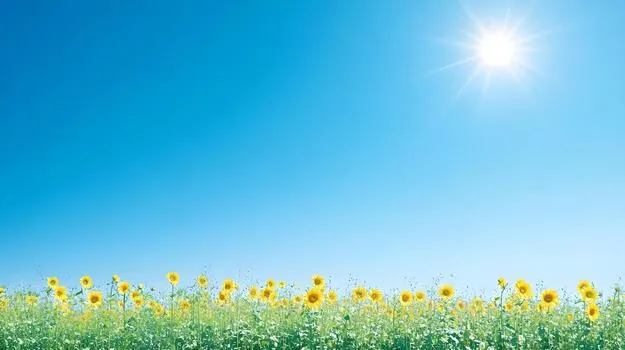
#> input picture ADAS-Headlight-Detection-/ADAS-Headlight-Detection/sample/day.jpg, 625 x 350 px
$ python headlight_detection.py
#> lines starting #> are read from the running program, lines starting #| are printed output that depends on the picture; after the words box and inside, x2 and y2 are one past the last pixel; in counts of white or black regions, pixels touching at a corner belong together
import cv2
import numpy as np
from pathlib import Path

# ------------------------------------------------------------
# ADAS Headlight Detection - simple OpenCV version
# Works without TensorFlow.
# ------------------------------------------------------------

PROJECT_DIR = Path(__file__).resolve().parent
IMAGE_PATH = PROJECT_DIR / "sample" / "day.jpg"
RESULT_PATH = PROJECT_DIR / "sample" / "headlight_result.jpg"

image = cv2.imread(str(IMAGE_PATH))
#> image is the input picture: shape (350, 625, 3); mean B, G, R 213.5, 189.6, 103.5

if image is None:
    print("ERROR: Could not read:", IMAGE_PATH)
    print("Make sure sample/day.jpg exists.")
    raise SystemExit(1)

print("Image loaded:", IMAGE_PATH)

# Convert to grayscale and calculate average brightness.
gray = cv2.cvtColor(image, cv2.COLOR_BGR2GRAY)
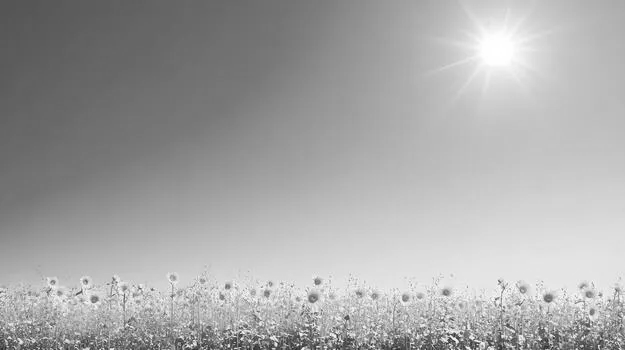
#> gray: shape (350, 625); min 36, max 255, mean 166.6
brightness = float(np.mean(gray))
#> brightness = 166.6

print(f"Ambient brightness: {brightness:.2f}")
#| Ambient brightness: 166.61

# Find very bright regions.
_, bright = cv2.threshold(gray, 200, 255, cv2.THRESH_BINARY)
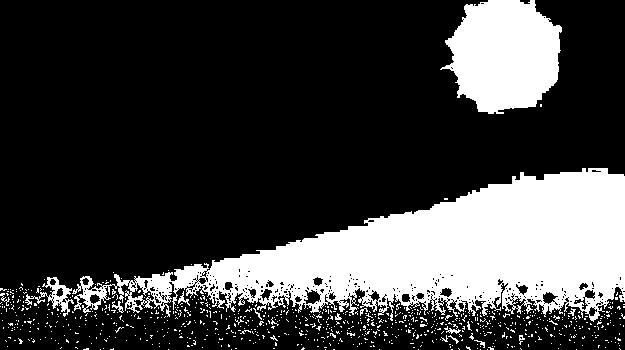
#> bright: shape (350, 625); 24.6% white; 842 white regions (827 under 20 px), largest, box (x1, y1, x2, y2) and area: (72, 168, 625, 322) 40397, (440, 0, 562, 114) 10084, (25, 277, 74, 317) 529

# Remove tiny noise.
kernel = np.ones((3, 3), np.uint8)
bright = cv2.morphologyEx(bright, cv2.MORPH_OPEN, kernel)
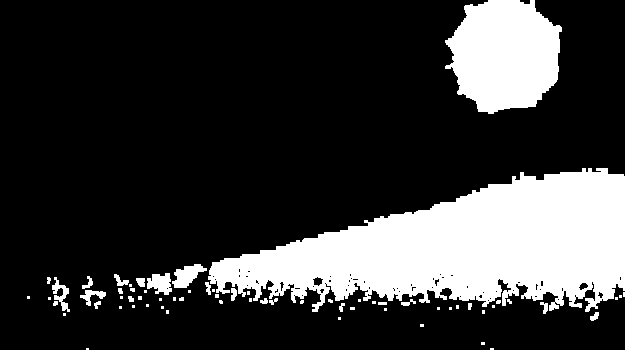
#> bright: shape (350, 625); 21.8% white; 67 white regions (43 under 20 px)

contours, _ = cv2.findContours(
    bright, cv2.RETR_EXTERNAL, cv2.CHAIN_APPROX_SIMPLE
)
#> contours = 67 contours, 50 with area under 20; largest, box (x1, y1, x2, y2) and area: (208, 168, 625, 312) 34559, (445, 0, 562, 114) 9799, (172, 264, 207, 288) 408, (147, 273, 172, 295) 328, (52, 277, 70, 312) 188

count = 0
for contour in contours:
    area = cv2.contourArea(contour)
    if area < 20:
        continue

    x, y, w, h = cv2.boundingRect(contour)

    # Ignore very large regions such as a large portion of the sky.
    if w * h > image.shape[0] * image.shape[1] * 0.15:
        continue

    count += 1
    cv2.rectangle(image, (x, y), (x + w, y + h), (0, 255, 0), 2)
    cv2.putText(
        image, "Bright region", (x, max(20, y - 8)),
        cv2.FONT_HERSHEY_SIMPLEX, 0.5, (0, 255, 0), 1
    )
#> this loop made 67 passes
#> (area, x, y, w, h) on passes 7, 21, 22, 25, 31, 35, 52, 54, 58, 59, 60: (37, 590, 312, 9, 9), (20, 339, 303, 6, 9), (36, 540, 302, 8, 12), (21.5, 94, 301, 7, 8), (31, 401, 299, 15, 7), (22.5, 260, 298, 8, 6), (136, 80, 290, 26, 16), (44.5, 231, 288, 6, 13), (33, 205, 282, 6, 13), (52, 136, 278, 9, 9), (187.5, 52, 277, 18, 35)
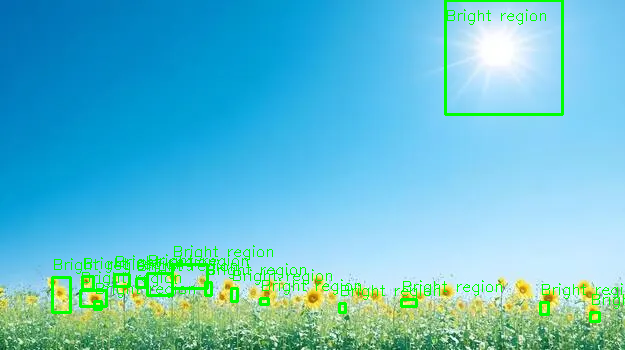
#> image: shape (350, 625, 3); 3.08% of pixels changed, all inside (x1, y1, x2, y2) = (51, 0, 625, 323)
#> after the loop, count = 16

# Basic environment classification.
if brightness < 50:
    environment = "DARK"
else:
    environment = "BRIGHT"

# This is a basic bright-region demo, not a trained headlight detector.
if environment == "DARK" and count >= 2:
    decision = "POSSIBLE HEADLIGHTS"
elif environment == "DARK":
    decision = "NO CLEAR HEADLIGHT PAIR"
else:
    decision = "DAY / BRIGHT ENVIRONMENT"

print("Environment:", environment)
print("Bright regions detected:", count)
#| Bright regions detected: 16
print("Decision:", decision)

cv2.putText(
    image, f"Environment: {environment}", (15, 30),
    cv2.FONT_HERSHEY_SIMPLEX, 0.8, (0, 255, 0), 2
)
cv2.putText(
    image, f"Decision: {decision}", (15, 60),
    cv2.FONT_HERSHEY_SIMPLEX, 0.65, (0, 255, 0), 2
)
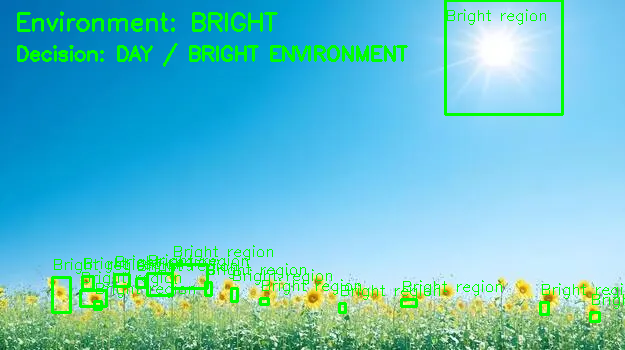
#> image: shape (350, 625, 3); mean B, G, R 202.7, 193.3, 98

cv2.imwrite(str(RESULT_PATH), image)
print("Result saved to:", RESULT_PATH)

# Show the result if the system supports an OpenCV window.
try:
    cv2.imshow("ADAS Headlight Detection", image)
    cv2.waitKey(0)
    cv2.destroyAllWindows()
except cv2.error:
    print("OpenCV display window is unavailable.")
    print("Open the saved result image instead:", RESULT_PATH)
